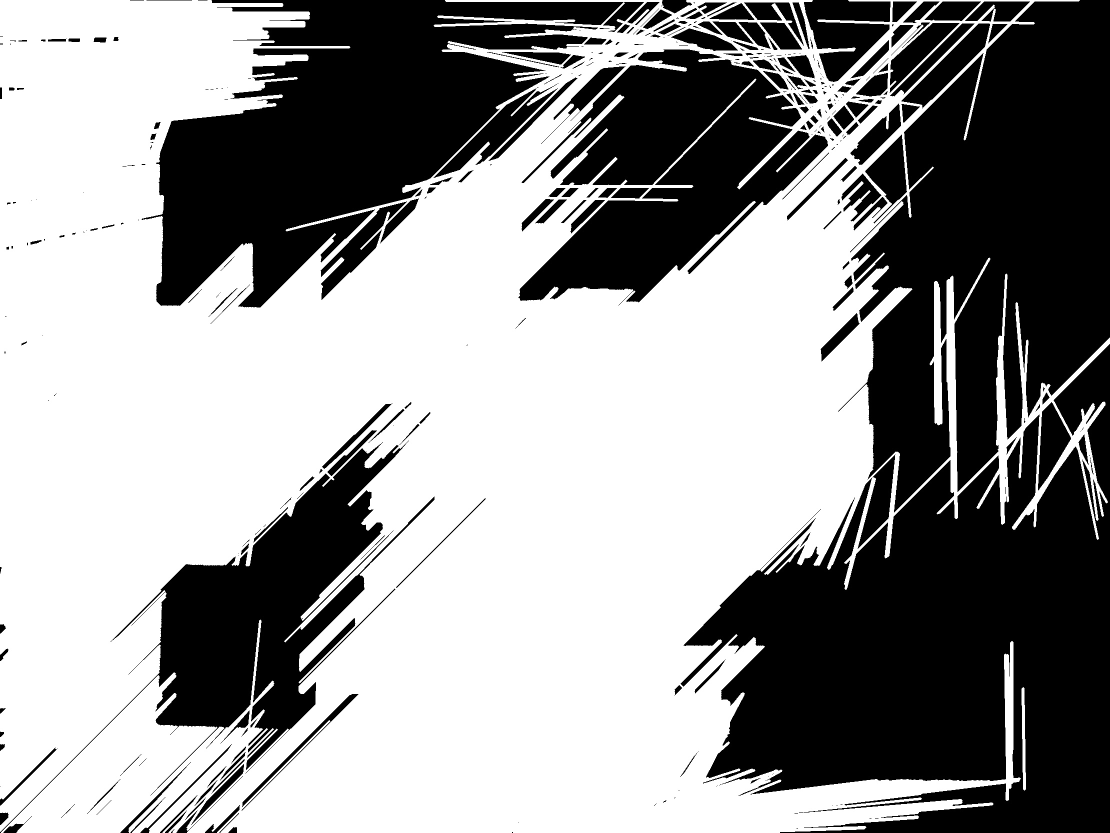
#> input picture images/Hough_Lines.jpg, 2220 x 1665 px, given in place of the camera (shown at 1/2 size)
$ python cam_trial.py
#> lines starting #> are read from the running program, lines starting #| are printed output that depends on the picture; after the words box and inside, x2 and y2 are one past the last pixel; in counts of white or black regions, pixels touching at a corner belong together
#> further down, frame is the input picture: shape (1665, 2220, 3); min 0, max 255, mean 149.1
# -*- coding: utf-8 -*-
"""
Created on Wed Sep  2 21:29:41 2020

@author: User
"""

import numpy as np
import cv2
import time


def processFrame(frame):

    image = cv2.cvtColor(frame, cv2.COLOR_BGR2GRAY)

    blurred = cv2.medianBlur(image,7)

    gaussian = cv2.adaptiveThreshold(blurred,255,cv2.ADAPTIVE_THRESH_GAUSSIAN_C,\
            cv2.THRESH_BINARY,11,2)
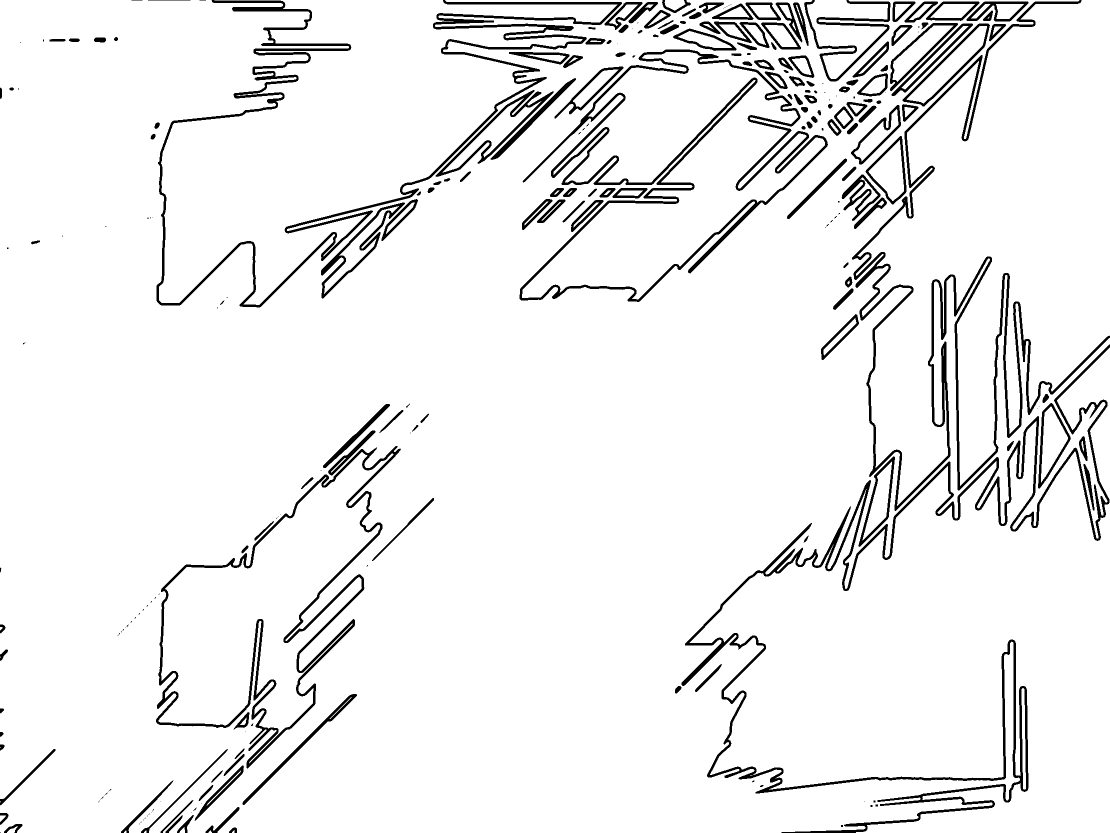
#> gaussian: shape (1665, 2220) (shown at 1/2 size); 93.8% white; 264 black regions (100 under 20 px), largest, box (x1, y1, x2, y2) and area: (1363, 689, 2220, 1665) 38887, (313, 0, 1244, 615) 29847, (1704, 0, 2220, 1022) 29480

    kernel = cv2.getStructuringElement(cv2.MORPH_RECT,(10,10))
    opened = cv2.morphologyEx(gaussian, cv2.MORPH_OPEN, kernel)
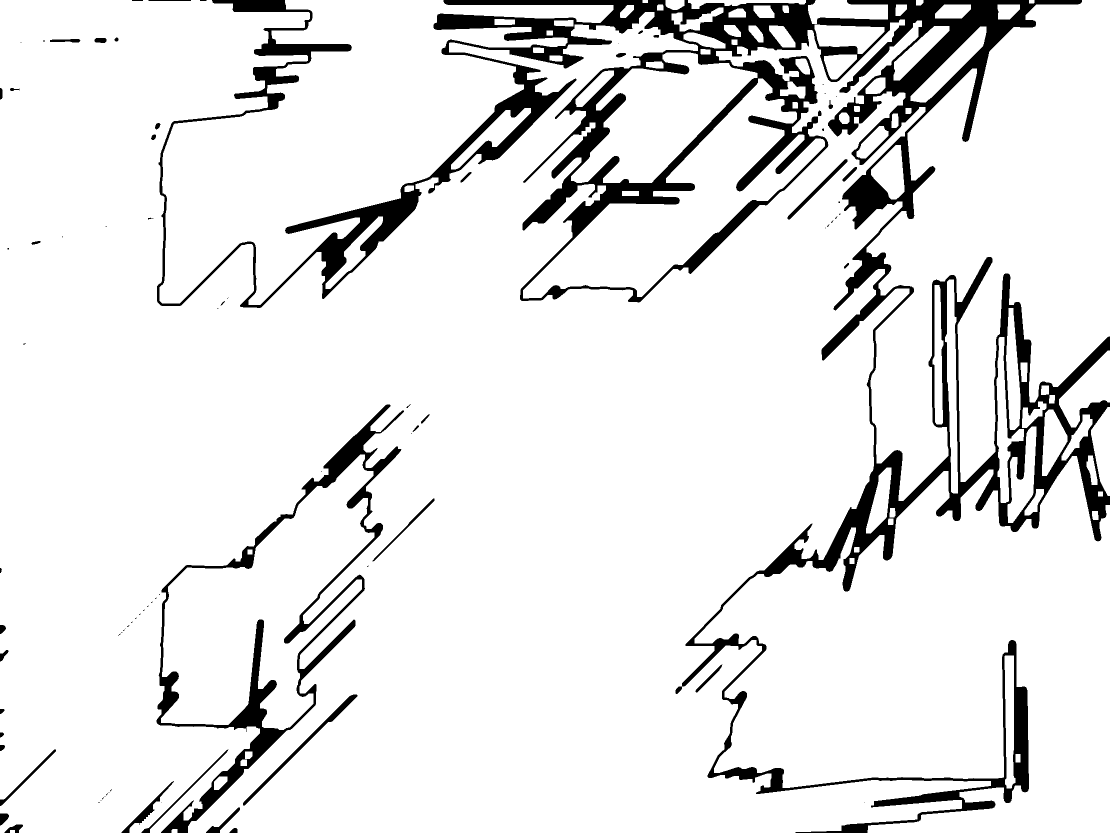
#> opened: shape (1665, 2220) (shown at 1/2 size); 90.7% white; 91 black regions (49 under 20 px), largest, box (x1, y1, x2, y2) and area: (314, 0, 2220, 1665) 295730, (313, 809, 808, 1665) 37240, (486, 1389, 715, 1611) 2352

    edged = cv2.Canny( cv2.medianBlur(opened ,5) , 5, 100)
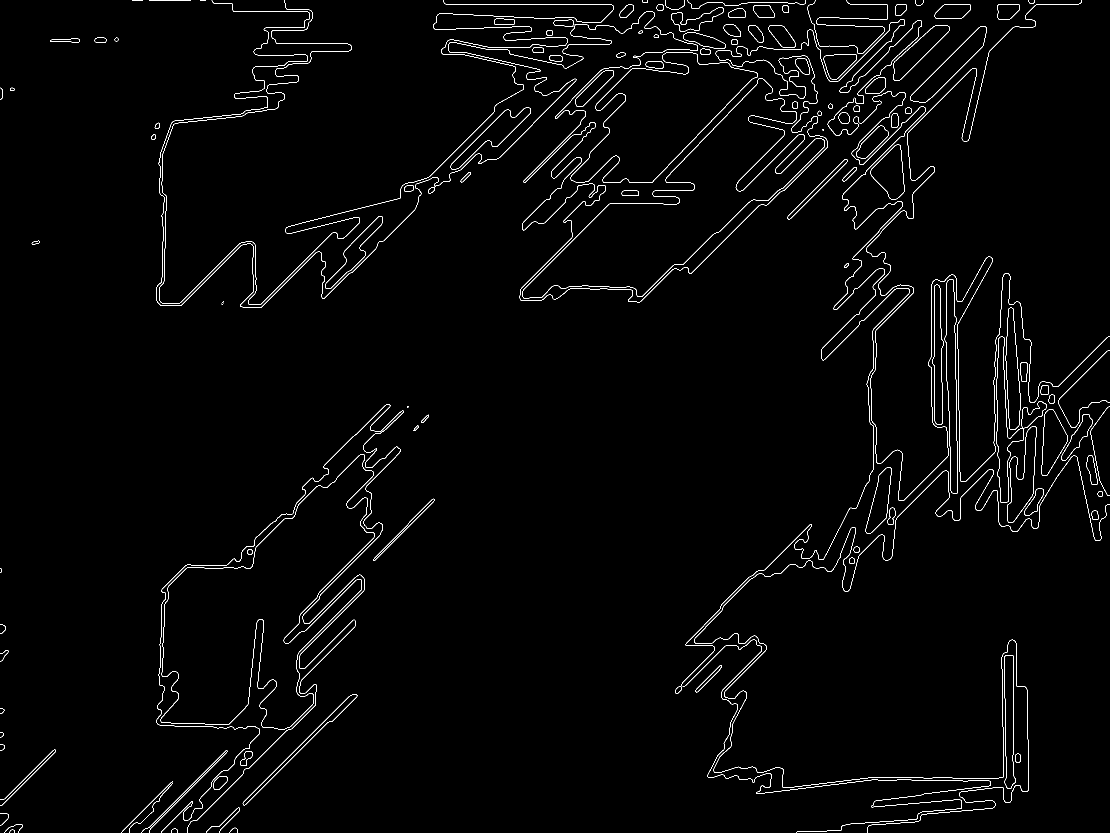
#> edged: shape (1665, 2220) (shown at 1/2 size); 1.7% white in thin lines or dots

    kernel2 = cv2.getStructuringElement(cv2.MORPH_RECT, (3, 3))
    closed = cv2.morphologyEx(edged, cv2.MORPH_CLOSE, kernel2)
#> closed: shape (1665, 2220); 1.7% white in thin lines or dots

    #adding contours

    contours, hierarchy = cv2.findContours(edged, cv2.RETR_EXTERNAL, cv2.CHAIN_APPROX_SIMPLE)
#> contours = 124 contours, 25 with area under 20; largest, box (x1, y1, x2, y2) and area: (321, 908, 749, 1460) 114768, (1045, 156, 1650, 597) 83158, (1141, 104, 1515, 366) 48309, (1992, 673, 2093, 1006) 7374, (1889, 558, 1916, 987) 6664
    approx_cnts = []
    image_coloured = frame.copy()

    for cnt in contours:
        epsilon = 0.05*cv2.arcLength(cnt,True)
        approx = cv2.approxPolyDP(cnt,epsilon,True)
        #approx = cv2.convexHull(cnt)

        image_coloured = cv2.drawContours(image_coloured, [approx], 0, (70,255,70), 3)
#> this loop made 124 passes
#> (epsilon, approx) on passes 6, 7, 8, 11, 12, 13, 17, 18, 19, 20, 21: (15.31, [[479, 1616], [412, 1664], [477, 1615], [439, 1664]]), (15.13, [[345, 1565], [258, 1664]]), (14.41, [[345, 1563], [243, 1664]]), (4.76, [[503, 1503], [490, 1504], [482, 1531], [493, 1530]]), (46.68, [[454, 1501], [283, 1664]]), (31.06, [[110, 1499], [0, 1611]]), (32.27, [[714, 1390], [486, 1609]]), (7.73, [[1443, 1330], [1392, 1384]]), (28.39, [[2012, 1310], [2022, 1576]]), (4.77, [[15, 1300], [0, 1306], [16, 1302], [0, 1322]]), (209.4, [[1365, 1372], [1981, 1570]])
#> epsilon on passes 1, 2, 3, 4, 5, 9: 1.65, 2.22, 2.63, 6.08, 4.75, 4.49
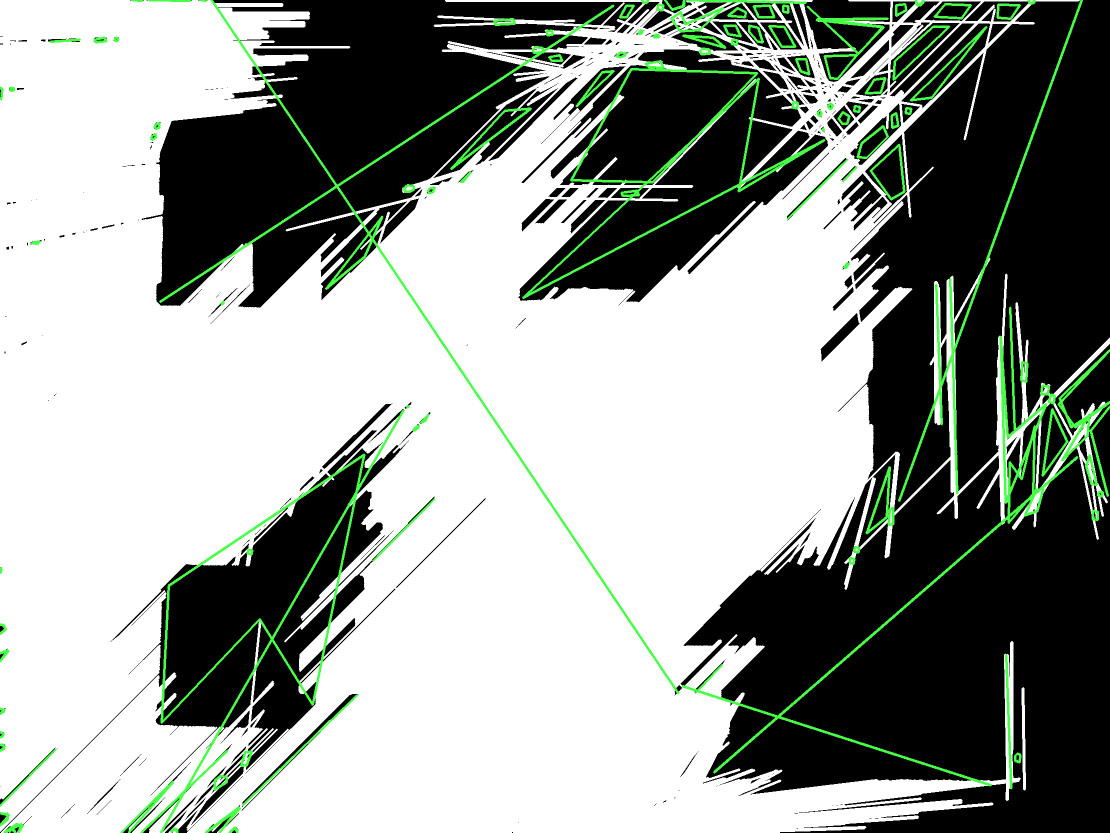
#> image_coloured: shape (1665, 2220, 3) (shown at 1/2 size); mean B, G, R 148.9, 154.6, 148.9


    # [5 lines of commented-out code are left out]


    return gaussian


cap = cv2.VideoCapture(1)

while(True):
    # Capture frame-by-frame
    ret, frame = cap.read()

    t1 = time.time()
    frame = processFrame(frame)
    t2 = time.time()
    print("time diff : ", t2-t1)
    # Display the resulting frame

    imS = cv2.resize(frame, (1440, 960))
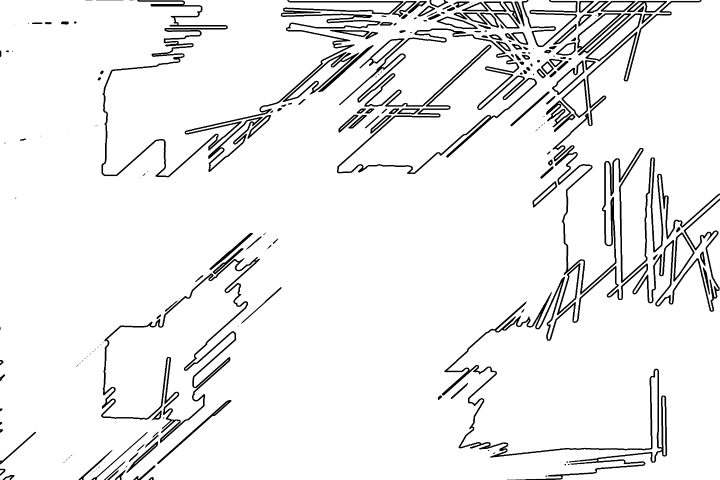
#> imS: shape (960, 1440) (shown at 1/2 size); min 0, max 255, mean 239.2


    cv2.imshow('frame',imS)
    if cv2.waitKey(1) & 0xFF == ord('q'):
#> (key q is pressed here)
        break

# When everything done, release the capture
cap.release()
cv2.destroyAllWindows()
